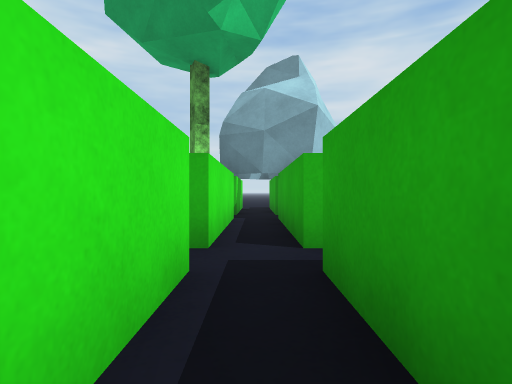
View 1 (above)

24 first-person views from a walk through a 3-D level made in the Unity game engine. The camera is 0.59 m above the floor, looks level and sees 75° across. The floor is counted in squares, 1 m on a side. Each view is taken from the middle of a square. On the plan, view 1 faces up. The plan holds only what a view shows up to about 9 squares ahead; the rest is blank. The place goes on beyond the plan. Surface patterns are stand-ins for the level's own textures.

View 2
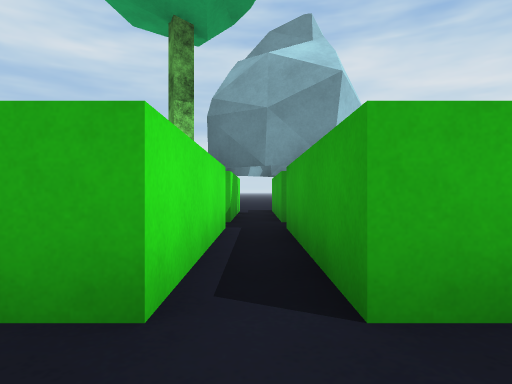

View 3
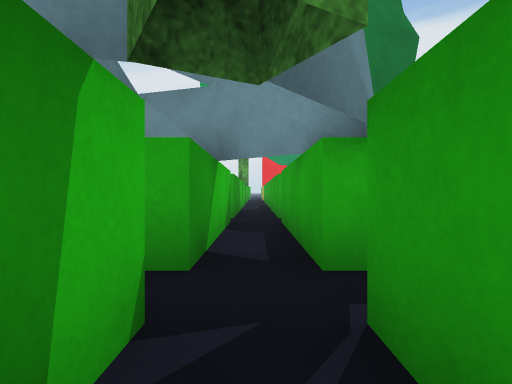

View 4
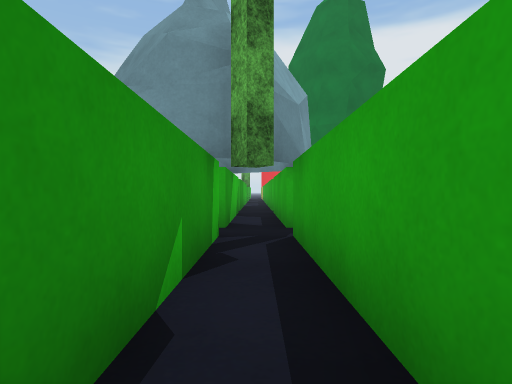

View 5
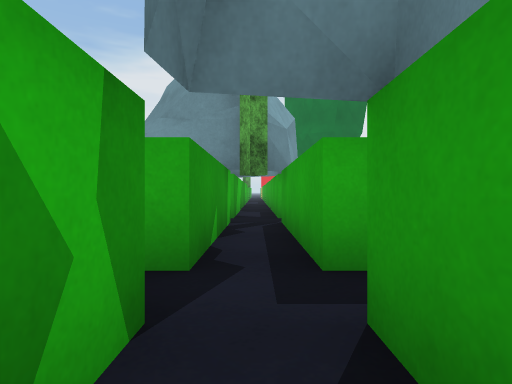

View 6
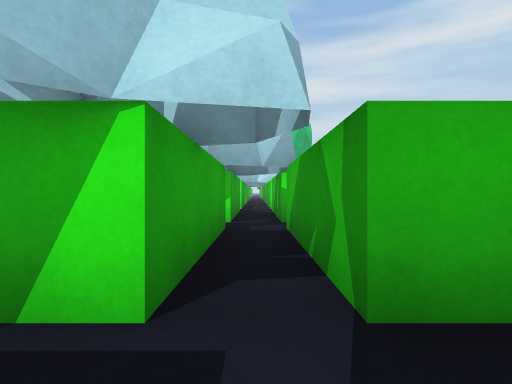

View 7
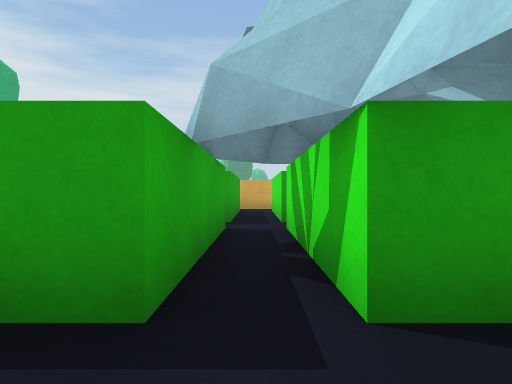

View 8
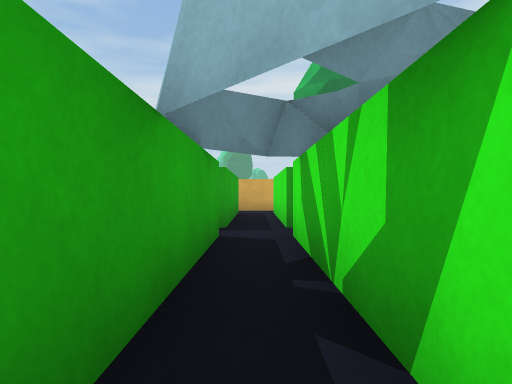

View 9
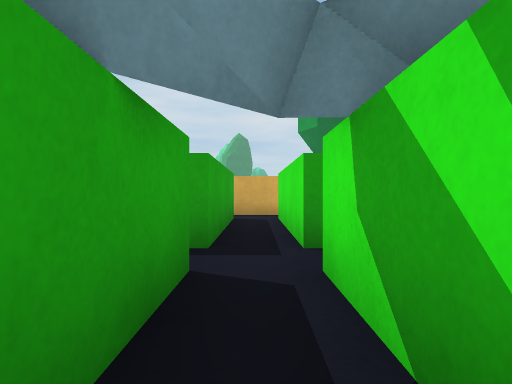

View 10
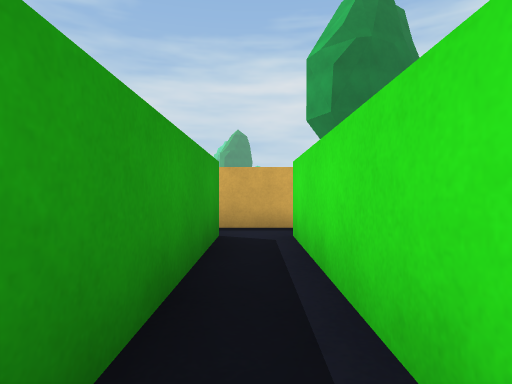

View 11
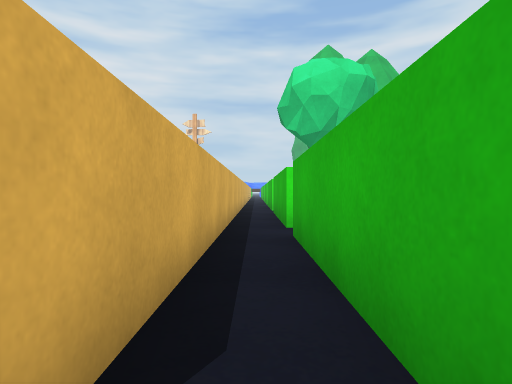

View 12
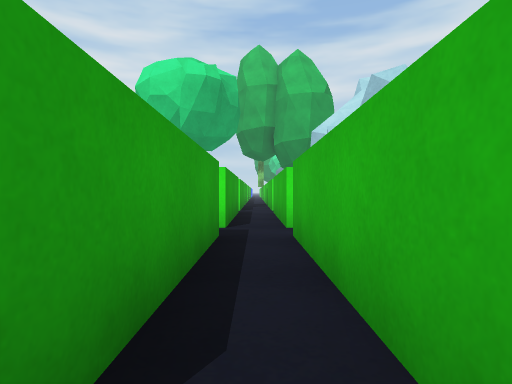

View 13
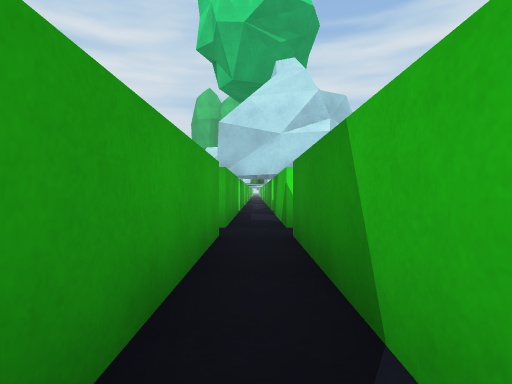

View 14
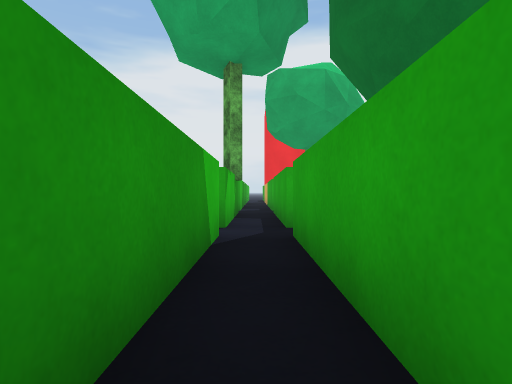

View 15
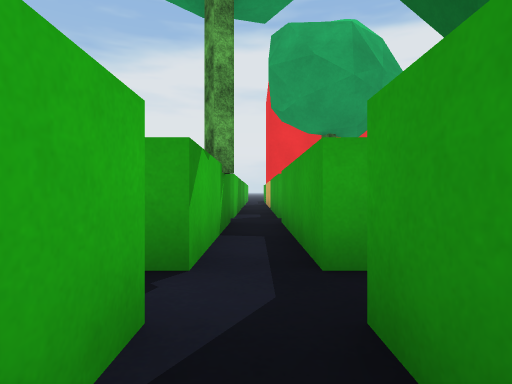

View 16
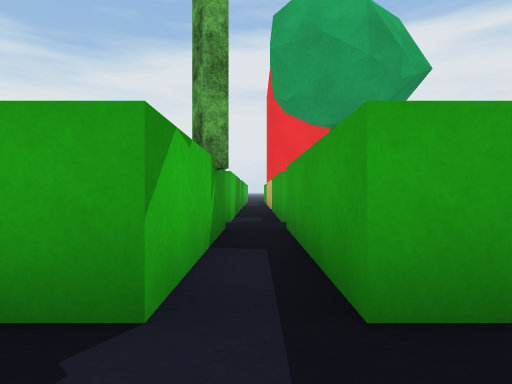

View 17
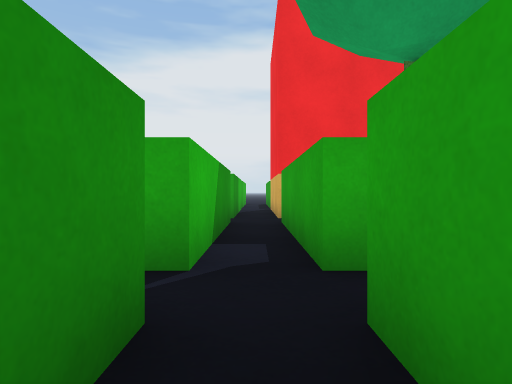

View 18
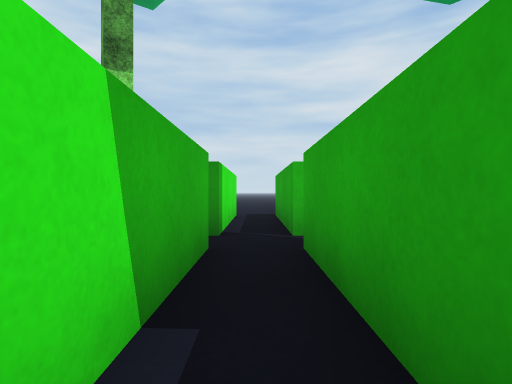

View 19
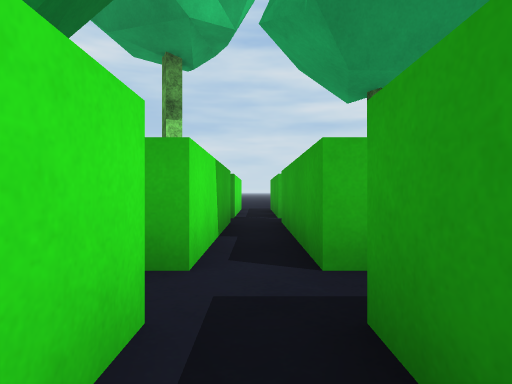

View 20
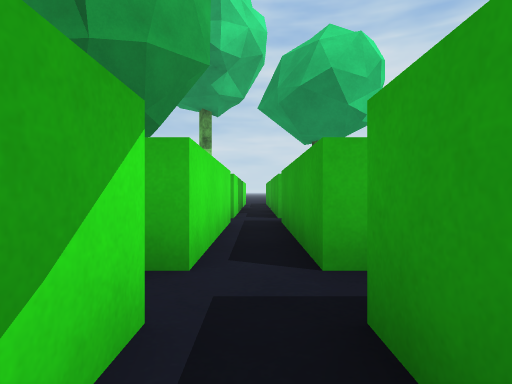

View 21
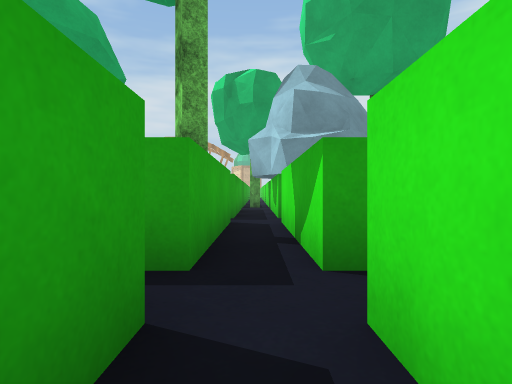

View 22
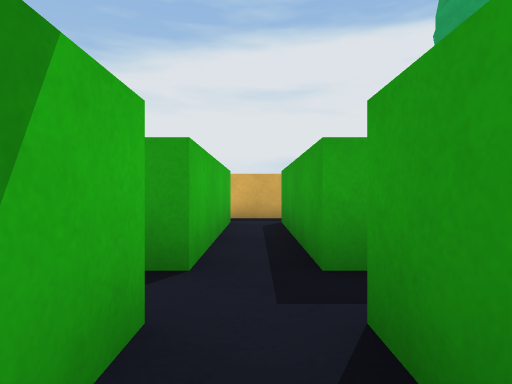

View 23
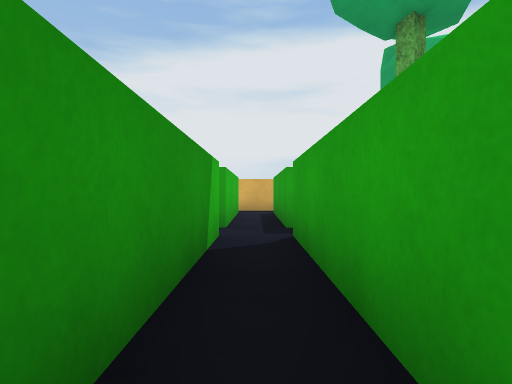

View 24
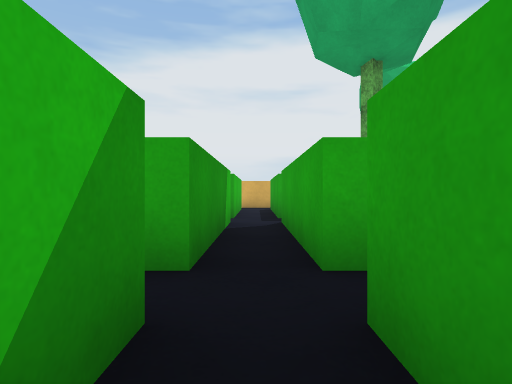

### Floor plan
Key: @ floor where view 1 was taken; # wall or solid block; . floor; ^ raised ledge; T tree; O other object.
Columns run from 12 left of view 1 to 18 right of it. Each row starts with its distance up from view 1.
  9 ^^.^^^^.^^^#.####.^^^^.^^T^.^^^
  8 ..#........T...................
  7 ## O###.^^^^.#^^^.^^^^.^^^^.##^
  6       #.#  ^.^            ^.#T
  5       #.#  ^.^            ^.^
  4    ####.^^^^.^            ^.^
  3    ...........            ...
  2    ^^^^.^^^^.^            ^.^
  1       ^.^  ^.^            ^.^
  0       ^.^   @             ^.^
 -1    ^^^^.^^^^         ^.^^^^.^^^
 -2    ..........       ...........
 -3    ^^^^^^^^^         ^.^^^^.#^^
 -4                           ^.#
 -5                           ^.#
 -6                           ^.#
 -7                            .
 -8                          ##.^
 -9                           #.#

Where each view was taken, in squares from view 1:
view 1: 0 up, 0 right, facing up
view 2: 2 up, 0 right, facing up
view 3: 8 up, 2 left, facing right
view 4: 8 up, 5 left, facing right
view 5: 8 up, 7 left, facing right
view 6: 8 up, 4 left, facing left
view 7: 9 up, 5 left, facing down
view 8: 8 up, 5 left, facing down
view 9: 6 up, 5 left, facing down
view 10: 3 up, 5 left, facing down
view 11: 2 down, 0 right, facing left
view 12: 3 up, 0 right, facing left
view 13: 8 up, 10 right, facing left
view 14: 8 up, 5 right, facing right
view 15: 8 up, 8 right, facing right
view 16: 8 up, 9 right, facing right
view 17: 8 up, 13 right, facing right
view 18: 4 up, 15 right, facing up
view 19: 1 up, 15 right, facing up
view 20: 4 down, 15 right, facing up
view 21: 0 up, 15 right, facing down
view 22: 2 down, 13 right, facing right
view 23: 2 down, 10 right, facing right
view 24: 2 down, 8 right, facing right
